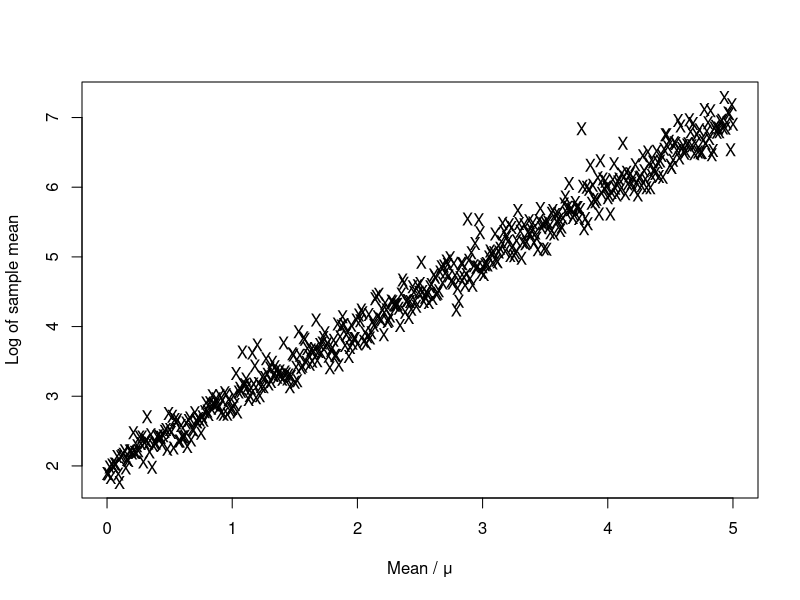

Reproduce this figure in R.
LN = function(N, mu, sigma){
  return(exp(rnorm(N , mean = mu, sd = sigma ) ))
  
}

sigma = 2
mu = seq(0,5,0.01)
y = rep(0,length(mu))
N = 1000

for(i in 1:length(mu)){
  y[i] = log( mean( LN(N, mu[i], sigma)))
}

plot(mu,y, xlab="Mean / μ", ylab="Log of sample mean", pch="X")

